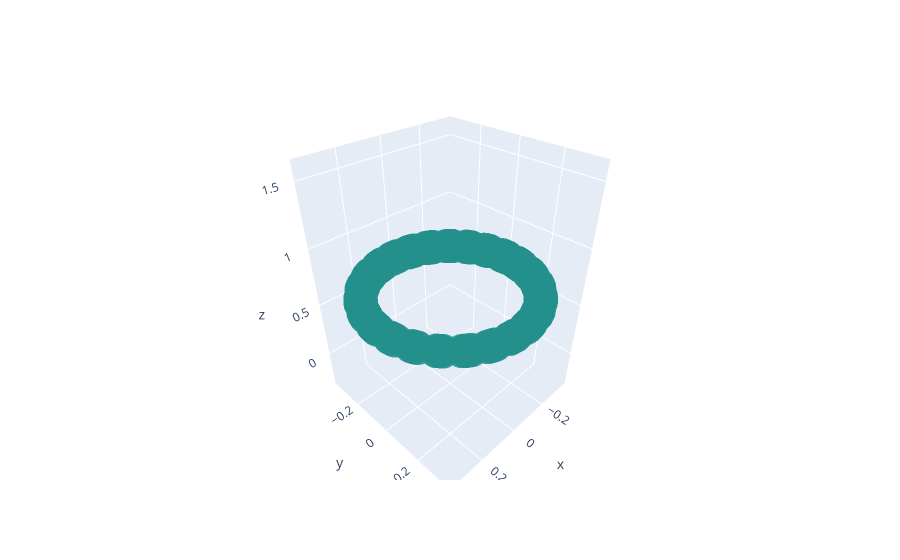

Notebook source saved alongside this figure:
### Code cell
# just draw
x, y, z = x_data, y_data, z_data

fig = go.Figure(data=[go.Scatter3d(x=x, y=y, z=z,
                                   mode='markers',
    marker=dict(
        size=12,
        color=z,                # set color to an array/list of desired values
        colorscale='Viridis',   # choose a colorscale
        opacity=0.8
    ))])
fig.show()
